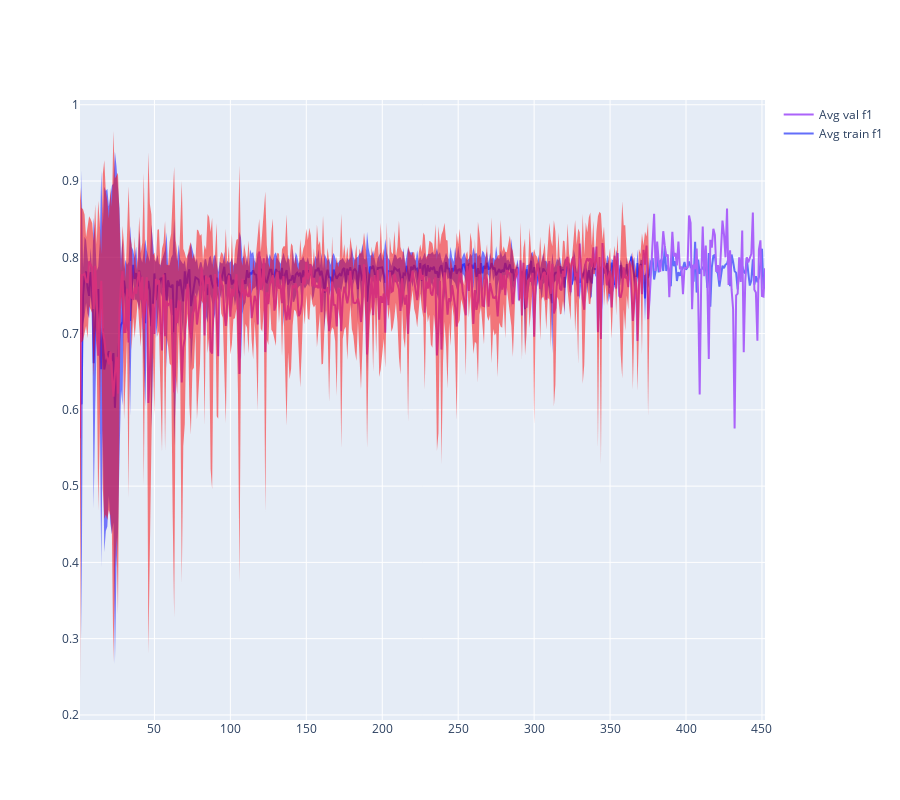

Notebook cell for this chart:
### Code cell
avg_plot("f1")

### Figure 1 — Plotly figure (JSON) as saved in the notebook; plotly's stock layout.template omitted (floating-point values rounded to 4 significant figures; data arrays with more than 128 entries replaced by an {"elided": "..."} marker saying what was removed)
{"data": [{"mode": "lines", "name": "Avg train f1", "type": "scatter", "x": {"elided": "452 int values"}, "y": {"elided": "452 float values"}}, {"line": {"width": 0}, "marker": {"color": "blue"}, "name": "trainupper bound", "showlegend": false, "type": "scatter", "x": {"elided": "452 int values"}, "y": {"elided": "452 float values"}}, {"fill": "tonexty", "line": {"width": 0}, "marker": {"color": "blue"}, "name": "trainlower bound", "showlegend": false, "type": "scatter", "x": {"elided": "452 int values"}, "y": {"elided": "452 float values"}}, {"mode": "lines", "name": "Avg val f1", "type": "scatter", "x": {"elided": "452 int values"}, "y": {"elided": "452 float values"}}, {"line": {"width": 0}, "marker": {"color": "red"}, "name": "valupper bound", "showlegend": false, "type": "scatter", "x": {"elided": "452 int values"}, "y": {"elided": "452 float values"}}, {"fill": "tonexty", "line": {"width": 0}, "marker": {"color": "red"}, "name": "vallower bound", "showlegend": false, "type": "scatter", "x": {"elided": "452 int values"}, "y": {"elided": "452 float values"}}], "layout": {"height": 800, "hovermode": "x"}}
